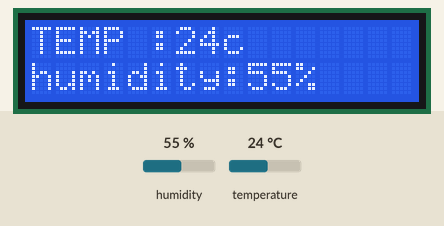
Bench run of a sketch on a simulated Arduino Uno, built with avr-gcc and run on an emulated ATmega328P. Shown: 16×2 character LCD. The inputs (shaded band) are chosen by the test bench; at power-on: humidity 55 %, temperature 24 °C.

Above: at 2.6 s.
2.7 s: humidity set to 22 %
At 5.0 s:
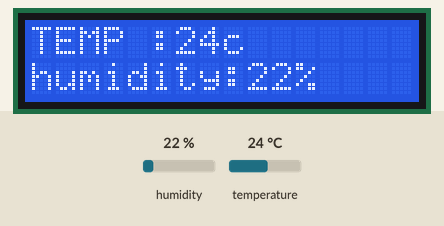
5.7 s: temperature set to 12 °C
At 7.5 s:
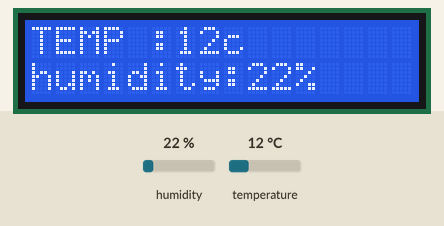
8.7 s: humidity set to 40 %
At 11.3 s:
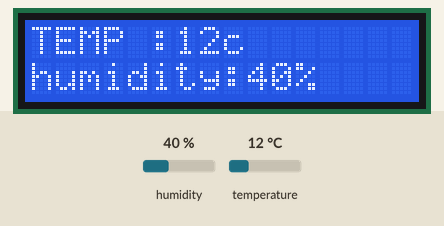
11.7 s: temperature set to 19 °C
At 12.5 s:
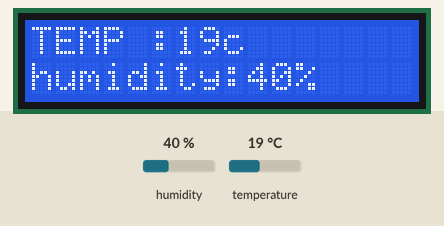
Timing chart, 0 to 14.7 s (numbered marks = the images above; inputs shaded):
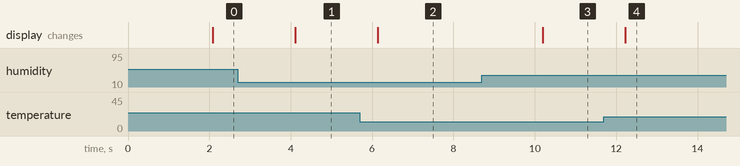

Measured:
- after the input at 2.7 s, the display: changes after 1.4 s (image 1)
- after the input at 5.7 s, the display: changes after 0.44 s (image 2)
- after the input at 8.7 s, the display: changes after 1.5 s (image 3)
- after the input at 11.7 s, the display: changes after 0.52 s (image 4)

The sketch:

sketch_apr5c.ino
```cpp
#include <LiquidCrystal.h>

LiquidCrystal lcd (2,3,4,5,0,1);
#include <DHT.h>
DHT dht(2,DHT11);
int temp ;
int humidity;
void setup() {
  // put your setup code here, to run once:

lcd.begin(16,2);
 dht.begin();


}

void loop() {
  // put your main code here, to run repeatedly:
delay(2000);
temp = dht.readTemperature();
humidity=dht.readHumidity();
lcd.setCursor(0,0);
lcd.print("TEMP :");
lcd.print(temp);
lcd.print("c");
lcd.setCursor(0,1);
lcd.print("humidity:");
lcd.print(humidity);
lcd.print("%");
}
```
